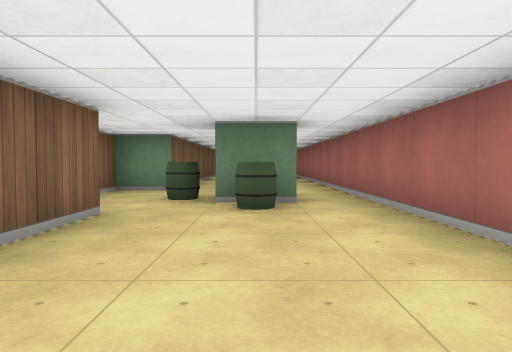
view 1 (above)

12 first-person views from a walk through a cub3D level. The camera is about half as high as the walls, tilts 2° down and sees 70° across. The floor is counted in squares. Each view is taken from the middle of a square. On the plan, view 1 faces up. The plan holds only what a view shows up to about 9 squares ahead; the rest is blank.

view 2
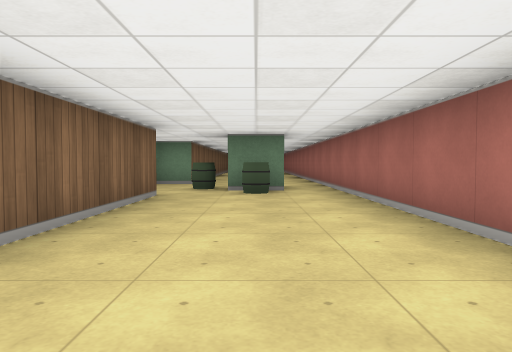

view 3
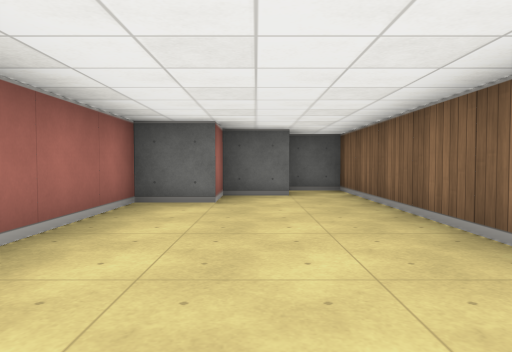

view 4
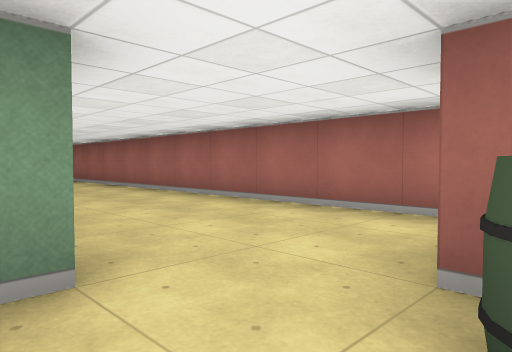

view 5
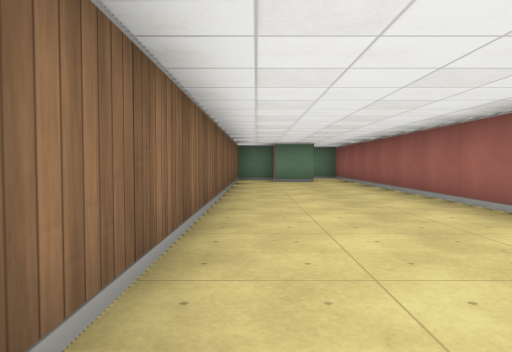

view 6
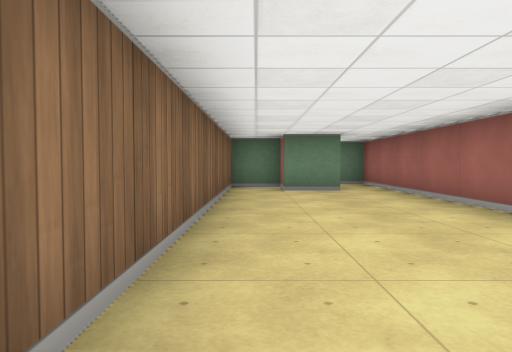

view 7
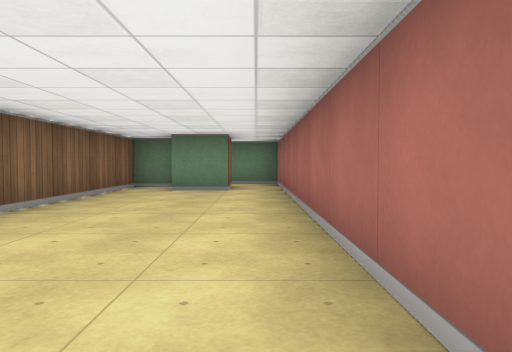

view 8
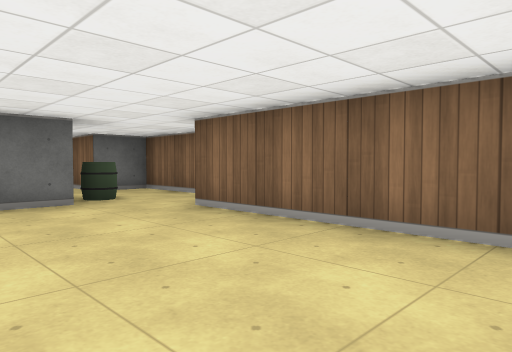

view 9
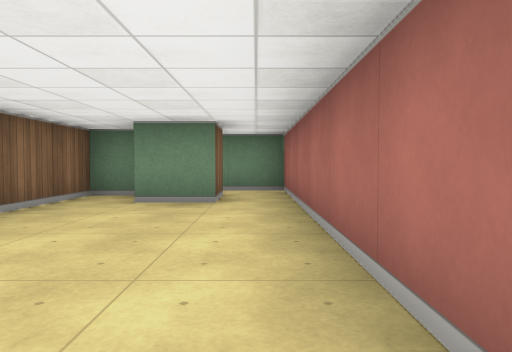

view 10
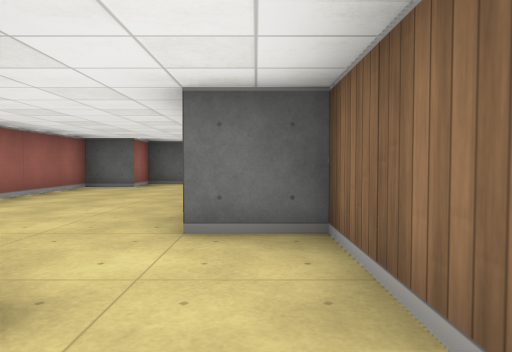

view 11
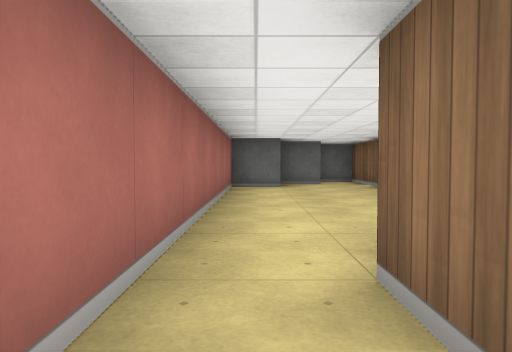

view 12
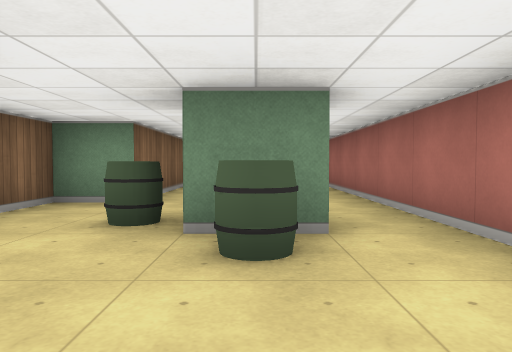

### Floor plan
Points are (right, up) in squares from view 1. A wall is a line through its corners. A room is listed if a view was taken in it or the views show most of it. See-through windows are left out.
Room 1 (views 1, 2, 3, 4, 5, 6, 7, 8, 9, 10, 11, 12)
walls: (-0.5, 5.5) (0.5, 5.5) (0.5, 4.5) (-0.5, 4.5); (-0.6, -2.5) (0.5, -2.5) (0.5, -1.5) (1.5, -1.5) (1.5, 18.5) (0.4, 18.5); (-0.5, 17.5) (-1.5, 17.5) (-1.5, 6.5) (-2.5, 6.5) (-2.5, 3.5) (-1.5, 3.5) (-1.5, -3.5) (-0.5, -3.5); (0.5, 17.5) (0.5, 16.5) (-0.5, 16.5)
objects: barrel (-1, 5); barrel (0, 4)

Positions as (right, up) in squares from view 1, and headings:
1: (0, 0), facing up
2: (0, -2), facing up
3: (0, 3), facing down
4: (-2, 5), facing up-right
5: (-1, 7), facing up
6: (-1, 10), facing up
7: (1, 10), facing up
8: (1, 10), facing down-left
9: (1, 12), facing up
10: (-2, 6), facing down
11: (1, 6), facing down
12: (0, 2), facing up
